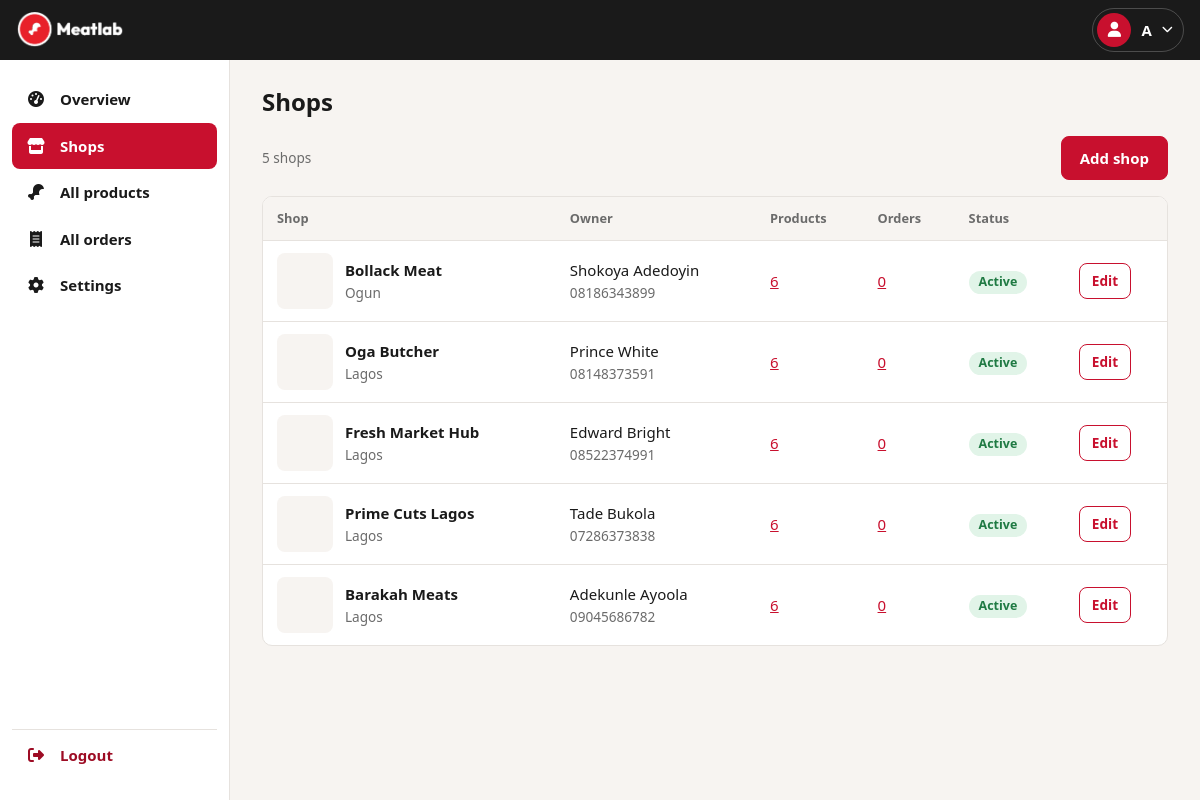
Screenshot of /admin/shops (signed in) with the database file from the repository.
### tables this page shows
CREATE TABLE IF NOT EXISTS shops (
  id INT AUTO_INCREMENT PRIMARY KEY,
  account_id INT NOT NULL,
  shop_name VARCHAR(120) NOT NULL,
  slug VARCHAR(140) NOT NULL UNIQUE,
  address VARCHAR(255) NULL,
  city VARCHAR(80) NULL,
  description TEXT NULL,
  tagline VARCHAR(200), 
  rating DECIMAL(2,1) DEFAULT 4.8, 
  banner VARCHAR(80) NULL,
  is_active TINYINT(1) NOT NULL DEFAULT 1,
  can_edit_banner TINYINT(1) NOT NULL DEFAULT 1,
  can_edit_price TINYINT(1) NOT NULL DEFAULT 1,
  can_add_products TINYINT(1) NOT NULL DEFAULT 1,
  max_products INT NOT NULL DEFAULT 50,
  created_at DATETIME NOT NULL DEFAULT CURRENT_TIMESTAMP,
  INDEX (account_id),
  FOREIGN KEY (account_id) REFERENCES accounts(id)
);

CREATE TABLE IF NOT EXISTS accounts (
  id INT AUTO_INCREMENT PRIMARY KEY,
  role ENUM('admin','owner') NOT NULL DEFAULT 'owner',
  name VARCHAR(120) NOT NULL,
  email VARCHAR(160) NULL UNIQUE,
  phone VARCHAR(20) NULL UNIQUE,
  remember_token VARCHAR(64) NULL, 
  reset_token VARCHAR(64) NULL, 
  password_hash VARCHAR(255) NOT NULL,
  is_active TINYINT(1) NOT NULL DEFAULT 1,
  created_at DATETIME NOT NULL DEFAULT CURRENT_TIMESTAMP
);

### templates/controllers/Templates.php (called while the page is built, shortened)
<?php
class Templates extends Trongate {
    function dashboard(array $data): void {
        load('dashboard', $data);
    }
}

### modules/admin/controllers/Admin.php (called while the page is built, shortened)
<?php
class Admin extends Trongate {
    private $user;
    public function shops() {
        $perPage = 10;
        $count = $this->model->query_bind('SELECT COUNT(*) AS n FROM shops', [], 'object');
        $total = (int) ($count[0]->n ?? 0);
        $pages = max(1, (int) ceil($total / $perPage));
        $page  = min(max(1, (int) ($_GET['page'] ?? 1)), $pages);
        $offset = ($page - 1) * $perPage;
        $shops = $this->rows(
            'SELECT s.*, a.name AS owner_name, a.phone AS owner_phone, a.email AS owner_email,
                    (SELECT COUNT(*) FROM products p WHERE p.shop_id=s.id) AS product_count,
                    (SELECT COUNT(*) FROM orders o WHERE o.shop_id=s.id AND o.payment_status=\'paid\') AS order_count
             FROM shops s JOIN accounts a ON a.id=s.account_id ORDER BY s.id DESC LIMIT ' . $perPage . ' OFFSET ' . $offset
        );
        $this->page('shops', 'Shops', 'shops', compact('shops', 'total', 'page', 'pages', 'perPage'));
    }
    private function boot() {
         $this->user = $this->guard->_require('admin');
    }
    private function rows($sql, $params = []) {
        return $this->model->query_bind($sql, $params, 'object');
    }
    private function scalar($sql) {
        $rows = $this->model->query($sql, 'object');
        return $rows ? $rows[0]->n : 0;
    }
    private function page($view, $title, $nav, $extra = [], $view_module = 'admin') {
        $data = $extra + [
            'view_module' => $view_module,
            'view_file'   => $view,
            'page_title'  => $title,
            'nav_active'  => $nav,
            'role'        => 'admin',
            'user'        => $this->user,
            'csrf'        => $this->guard->_csrf_token(),
            'flash'       => $this->guard->_take_flash(),
            'pending'     => $this->scalar('SELECT COUNT(*) n FROM products WHERE status=\'pending\''),
        ];
        $this->template('dashboard', $data);
    }
}

### public/index.php (called while the page is built, shortened)
<?php
$init = new Core;

### engine/Model.php (called while the page is built, shortened)
<?php
class Model {
    private $host = HOST;
    private $user = USER;
    private $pass = PASSWORD;
    private $dbname = DATABASE;
    private $dbh;
    private $stmt;
    public function __construct(?string $current_module = null) {
        $this->port = (defined('PORT') ? PORT : '3306');
        $dsn = 'mysql:host=' . $this->host . ';port=' . $this->port . ';dbname=' . $this->dbname;
        $options = array(
            PDO::ATTR_PERSISTENT => true,
            PDO::ATTR_ERRMODE => PDO::ERRMODE_EXCEPTION
        );
        try {
            $this->dbh = new PDO($dsn, $this->user, $this->pass, $options);
        } catch (PDOException $e) {
            $this->error = $e->getMessage();
            echo $this->error;
            die();
        }
    }
    public function query_bind(string $sql, array $data, ?string $return_type = null): mixed {
        try {
            $this->prepare_and_execute($sql, $data);
        } catch (PDOException $e) {
            throw new RuntimeException("Database query failed: " . $e->getMessage(), 0, $e);
        }
        if ($return_type === 'object') {
            return $this->stmt->fetchAll(PDO::FETCH_OBJ);
        } elseif ($return_type === 'array') {
            return $this->stmt->fetchAll(PDO::FETCH_ASSOC);
        }
        return null;
    }
    ?>
    <?php
    private function prepare_and_execute(string $sql, array $data = []): bool {
        $this->stmt = $this->dbh->prepare($sql);
        if (isset($data[0])) {
            return $this->stmt->execute($data);
        } else {
            return $this->stmt->execute();
        }
    }
}

### engine/Dynamic_properties.php (called while the page is built)
<?php
trait Dynamic_properties {
    private $attributes = [];
    public function __set(string $key, $value): void {
        $this->attributes[$key] = $value;
    }
    public function __get(string $key) {
        if ($key === 'model') {
            if (!isset($this->model)) {
                require_once 'Model.php';
                $this->model = new Model($this->module_name);
            }
            return $this->model;
        } elseif (!isset($this->attributes[$key])) {
            $class_name = ucfirst($key);
            $this->$key = new $class_name;
        }
        return $this->attributes[$key];
    }
}

### engine/tg_helpers/string_helper.php (called while the page is built, shortened)
<?php
function out(?string $input, string $encoding = 'UTF-8', string $output_format = 'html'): string {
    $flags = ENT_QUOTES;
    if ($output_format === 'xml') {
        $flags = ENT_XML1;
    } elseif ($output_format === 'json') {
        $input = json_encode($input, JSON_HEX_TAG | JSON_HEX_AMP | JSON_HEX_APOS | JSON_HEX_QUOT);
        $flags = ENT_NOQUOTES;
    } elseif ($output_format === 'javascript') {
        $input = json_encode($input, JSON_HEX_TAG | JSON_HEX_AMP | JSON_HEX_APOS | JSON_HEX_QUOT);
    } elseif ($output_format === 'attribute') {
        $flags = ENT_QUOTES;
    } else {
        $input = ($output_format === 'html') ? htmlspecialchars($input, $flags, $encoding) : htmlentities($input, $flags, $encoding);
        return $input;
    }
    return htmlspecialchars($input, $flags, $encoding);
}

### modules/admin/views/shops.php (the view, shortened to what this page needs)
<div class="bar"><span class="hint"><?= count($shops) ?> shops</span><a class="btn" href="<?= BASE_URL ?>admin/shop_form">Add shop</a></div>
<?php if (!$shops): ?>
    <div class="card empty">No shops yet. Add the first meat shop and its owner.</div>
<?php else: ?>
<div class="tablewrap"><table>
    <thead><tr><th>Shop</th><th>Owner</th><th>Products</th><th>Orders</th><th>Status</th><th></th></tr></thead>
    <tbody>
    <?php foreach ($shops as $s): ?>
        <tr>
            <td class="full"><div class="who-cell">
                <div class="thumb" style="<?= $s->banner ? "background-image:url('" . out(ml_img('banners', $s->banner)) . "')" : '' ?>"></div>
                <div><strong><?= out($s->shop_name) ?></strong><br><span class="hint"><?= out($s->city) ?></span></div>
            </div></td>
            <td data-label="Owner"><?= out($s->owner_name) ?><br><span class="hint"><?= out($s->owner_phone ?: $s->owner_email) ?></span></td>
            <td data-label="Products"><a href="<?= BASE_URL ?>admin/products?shop=<?= (int) $s->id ?>"><?= (int) $s->product_count ?></a></td>
            <td data-label="Orders"><a href="<?= BASE_URL ?>admin/orders?shop=<?= (int) $s->id ?>"><?= (int) $s->order_count ?></a></td>
            <td data-label="Status"><?= $s->is_active ? '<span class="badge b-approved">Active</span>' : '<span class="badge b-declined">Off</span>' ?></td>
            <td class="full"><a class="btn line sm" href="<?= BASE_URL ?>admin/shop_form/<?= (int) $s->id ?>">Edit</a></td>
        </tr>
    <?php endforeach; ?>
    </tbody>
</table></div>
<?php endif; ?>

### public/dash_assets/dash.css (style rules this page uses)
:root { --brand: #c8102e; --brand-dark: #9d0c24; --ink: #1a1a1a; --muted: #6b6b6b; --line: #e6e2de; --paper: #ffffff; --soft: #f7f4f1; --ok: #1f7a43; --warn: #b26a00; --radius: 10px; --gap: 16px; --font: system-ui, -apple-system, "Segoe UI", Roboto, Arial, sans-serif; }
* { box-sizing: border-box; }
html { -webkit-text-size-adjust: 100%; }
body { margin: 0; font-family: var(--font); color: var(--ink); background: var(--soft); line-height: 1.5; font-size: 15px; }
a { color: var(--brand); }
@media (min-width: 900px) { main > * { max-width: 1000px; } }
.btn { display: inline-flex; align-items: center; justify-content: center; min-height: 44px; padding: 0 18px; border-radius: 8px; border: 1px solid var(--brand); background: var(--brand); color: #fff; font: inherit; font-weight: 700; text-decoration: none; cursor: pointer; }
.btn.line { background: var(--paper); color: var(--brand); }
.btn.sm { min-height: 36px; padding: 0 12px; font-size: .85rem; }
.bar { display: flex; gap: 10px; flex-wrap: wrap; align-items: center; justify-content: space-between; margin-bottom: var(--gap); }
.hint { color: var(--muted); font-size: .85rem; font-weight: 400; }
.thumb { width: 56px; height: 56px; border-radius: 8px; background: var(--soft) center / cover no-repeat; flex: none; }
.badge { display: inline-block; padding: 2px 10px; border-radius: 999px; font-size: .78rem; font-weight: 700; background: #eee; color: #444; white-space: nowrap; }
.b-delivered, .b-paid, .b-approved { background: #e1f4e8; color: var(--ok); }
table { width: 100%; border-collapse: collapse; }
thead { display: none; }
tr { display: block; background: var(--paper); border: 1px solid var(--line); border-radius: var(--radius); padding: 10px 14px; margin-bottom: 10px; }
td { display: flex; justify-content: space-between; gap: 12px; padding: 6px 0; text-align: right; }
td::before { content: attr(data-label); color: var(--muted); font-weight: 600; text-align: left; }
td.full { display: block; text-align: left; }
td.full::before { display: none; }
.who-cell { display: flex; gap: 12px; align-items: center; text-align: left; }
@media (min-width: 800px) { .tablewrap { background: var(--paper); border: 1px solid var(--line); border-radius: var(--radius); overflow-x: auto; } }
@media (min-width: 800px) { thead { display: table-header-group; } }
@media (min-width: 800px) { tr { display: table-row; border: 0; border-radius: 0; padding: 0; margin: 0; background: none; } }
@media (min-width: 800px) { th, td { padding: 12px 14px; text-align: left; border-bottom: 1px solid var(--line); display: table-cell; vertical-align: middle; } }
@media (min-width: 800px) { td::before { display: none; } }
@media (min-width: 800px) { th { font-size: .8rem; color: var(--muted); background: var(--soft); } }
@media (min-width: 800px) { tr:last-child td { border-bottom: 0; } }
@media (min-width: 800px) { td.full { display: table-cell; } }

### rows the page displays
shops: shop_name "Bollack Meat", city "Ogun", account.name "Shokoya Adedoyin", account.phone "08186343899", product_count "6", order_count "0", is_active "Active"
shops: shop_name "Oga Butcher", city "Lagos", account.name "Prince White", account.phone "08148373591", product_count "6", order_count "0", is_active "Active"
shops: shop_name "Fresh Market Hub", city "Lagos", account.name "Edward Bright", account.phone "08522374991", product_count "6", order_count "0", is_active "Active"
shops: shop_name "Prime Cuts Lagos", city "Lagos", account.name "Tade Bukola", account.phone "07286373838", product_count "6", order_count "0", is_active "Active"
shops: shop_name "Barakah Meats", city "Lagos", account.name "Adekunle Ayoola", account.phone "09045686782", product_count "6", order_count "0", is_active "Active"

### other values shown
out(ml_initials($user['name'] ?? '')) "A"
$label "Overview"
$label "Shops"
$label "All products"
$label "All orders"
$label "Settings"
out($page_title ?? '') "Shops"
count($shops) "5"
